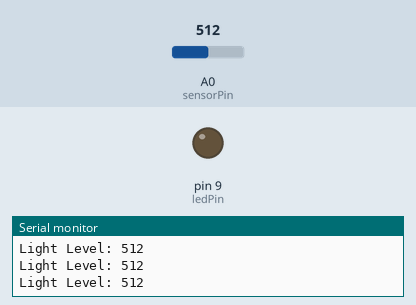
This sketch was run on a simulated Arduino Uno, built with avr-gcc and run on an emulated ATmega328P. Parts: output pins drawn as LEDs (lit = HIGH), the last lines printed to the serial monitor. The test bench sets the inputs (shaded band); at power-on: A0 (sensorPin) = 512.

Above: at 1.2 s.
1.3 s: A0 (sensorPin) set to 585
2.8 s: A0 (sensorPin) set to 615
At 3.4 s:
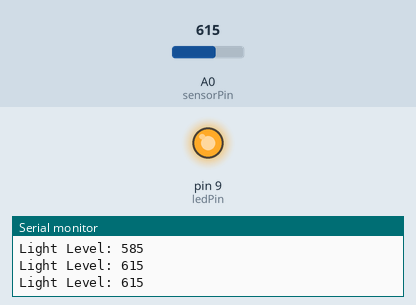
4.3 s: A0 (sensorPin) set to 590
At 4.7 s:
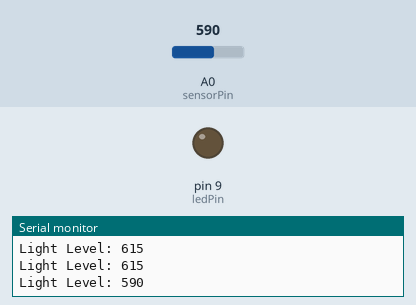
5.9 s: A0 (sensorPin) set to 610
At 7.1 s:
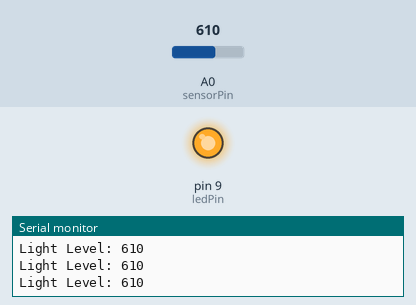
Timing chart, 0 to 8.5 s (numbered marks = the images above; inputs shaded):
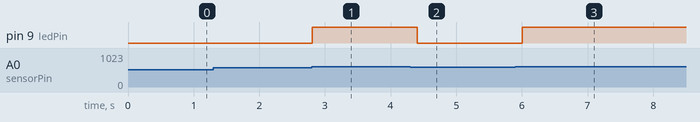

The sketch:

automatic_street_light_arduino_uno.ino
```cpp
int sensorPin = A0;   // AO module pin to Arduino A0
int ledPin = 9;       // Long leg of LED to Pin 9
int lightValue = 0;

void setup() {
  pinMode(ledPin, OUTPUT);
  Serial.begin(9600); // Start serial communication to monitor values on PC
}

void loop() {
  lightValue = analogRead(sensorPin);
  Serial.print("Light Level: ");
  Serial.println(lightValue);

  // If lightValue is greater than 600, turn the LED on
  if (lightValue > 600) {
    digitalWrite(ledPin, HIGH); // Turn LED ON
  } else {
    digitalWrite(ledPin, LOW);  // Turn LED OFF
  }

  delay(400);
}
```

Measured:
- the behaviour switches between 600 and 601 on A0 (sensorPin) (found by bisection; images 0 and 1)
- after the input at 2.8 s, pin 9 (ledPin): LOW → HIGH at once
- after the input at 4.3 s, pin 9 (ledPin): HIGH → LOW after 0.10 s
- after the input at 5.9 s, pin 9 (ledPin): LOW → HIGH after 0.11 s
